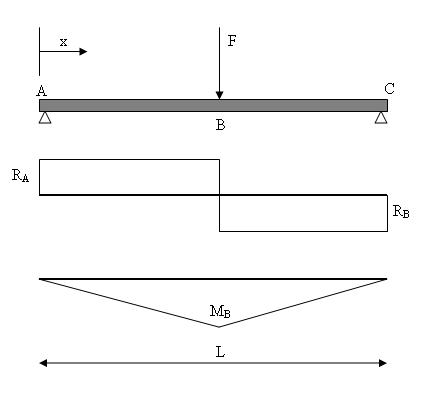
#> input picture multimodal_eval/public_cases/action_review_01/images/point_load.jpg, 433 x 400 px
$ python -i report.py   (imports and definitions only)
#> lines starting #> are read from the running program, lines starting #| are printed output that depends on the picture
"""分析报告。

把一次分析的全部结论汇总成一份可交付的报告：模型概况、荷载、校验、
结果表、内力图、控制组合，以及（算过的话）模态与屈曲。

**每个数字都来自工具返回**，和界面、和评测集是同一条链路——报告里不会
出现任何"另算一遍"的数。这一条是整个项目的底线，报告只是把它们排版。

图是现成的静态出图函数产的 PNG，与界面上的交互图共用 `viz_theme` 配色，
所以报告和屏幕不会各说各话。

产出两种格式：Markdown（轻，便于复制粘贴和版本管理）和 docx（交作业用）。
两者的内容由同一个 `gather()` 生成，不会漂。
"""

from __future__ import annotations

import datetime as _dt
from pathlib import Path
from typing import Any
from task_control import TaskCancelled, checkpoint

_COMPONENT_LABEL = {"N": "轴力 N", "Vy": "剪力 Vy", "Vz": "剪力 Vz",
                    "T": "扭矩 T", "My": "弯矩 My", "Mz": "弯矩 Mz"}


def _safe(name: str) -> str:
    return "".join(c if c.isalnum() or c in "-_" else "_" for c in str(name))


# [14 lines left out: function _describe, not called in this run]


def _trim(path: Path, pad: int = 8) -> Path:
    """裁掉图片四周的纯白边。

    matplotlib 的三维图周围有一大圈留白，直接塞进报告会变成"大白框里一张小图"。
    裁完再嵌，同样的版面里图能大出一大截。裁不动就原样返回——
    修图失败不该让整份报告出不来。
    """
#> called with pad = 8
    try:
        from PIL import Image, ImageChops
    except ImportError:
        return path
    try:
        im = Image.open(path).convert("RGB")
#> im is the input picture: PIL image 433x400 RGB; min 0, max 255, mean 246.2
        bg = Image.new("RGB", im.size, im.getpixel((0, 0)))
#> bg: PIL image 433x400 RGB; every value is 255
        box = ImageChops.difference(im, bg).getbbox()
#> box = (8, 24, 416, 368)
        if box is None:
            return path
        left, top, right, bottom = box
#> left = 8; top = 24; right = 416; bottom = 368
        im.crop((max(0, left - pad), max(0, top - pad),
                 min(im.width, right + pad), min(im.height, bottom + pad))).save(path)
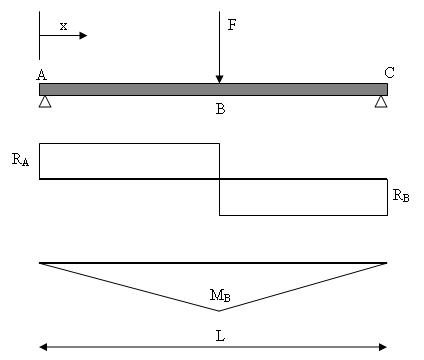
#> saved as point_load.jpg: PIL image 424x360 RGB; min 0, max 255, mean 245
    except Exception:                       # noqa: BLE001
        return path
    return path


# [429 lines left out: functions gather, _identity_text, _table, to_markdown, not called in this run]


# --------------------------------------------------------------- docx

_DOCX_HINT = ("需要 python-docx。在项目的虚拟环境里执行 "
              "`pip install python-docx` 即可；Markdown 版不需要它。")


# [261 lines left out: functions _set_cjk_font, _fmt, to_docx, not called in this run]

>>> result = _trim('../multimodal_eval/public_cases/action_review_01/images/point_load.jpg')

$ run again, on multimodal_eval/public_cases/action_review_01/images/various_loads.jpg
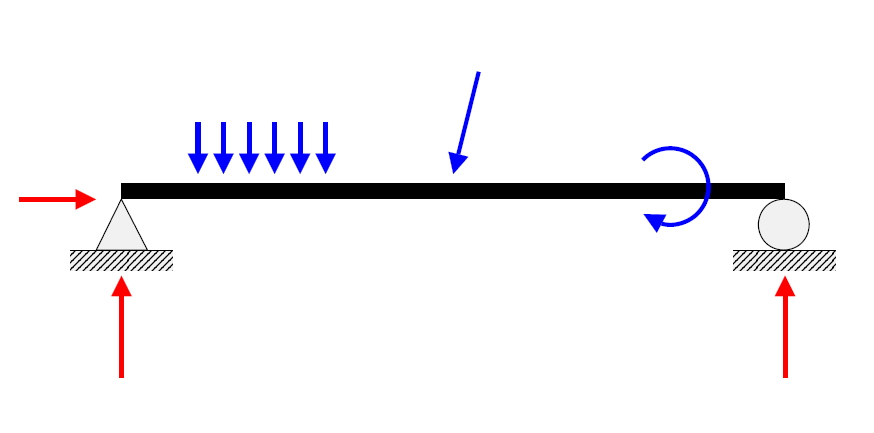
#> input picture multimodal_eval/public_cases/action_review_01/images/various_loads.jpg, 874 x 433 px
#> in _trim, im is the input picture: PIL image 874x433 RGB; mean R, G, B 244, 242.9, 245.2
#> bg: PIL image 874x433 RGB; every value is 255
#> box = (16, 64, 840, 384)
#> left = 16; top = 64; right = 840; bottom = 384
#> in _trim, `im.crop((max(0, left - pad), max(0, top - pad), min(im.width, right + ..`:
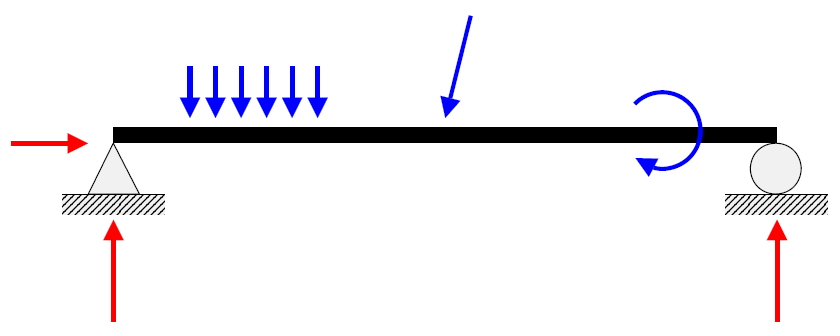
#> saved as various_loads.jpg: PIL image 840x336 RGB; mean R, G, B 240.3, 238.8, 241.9
